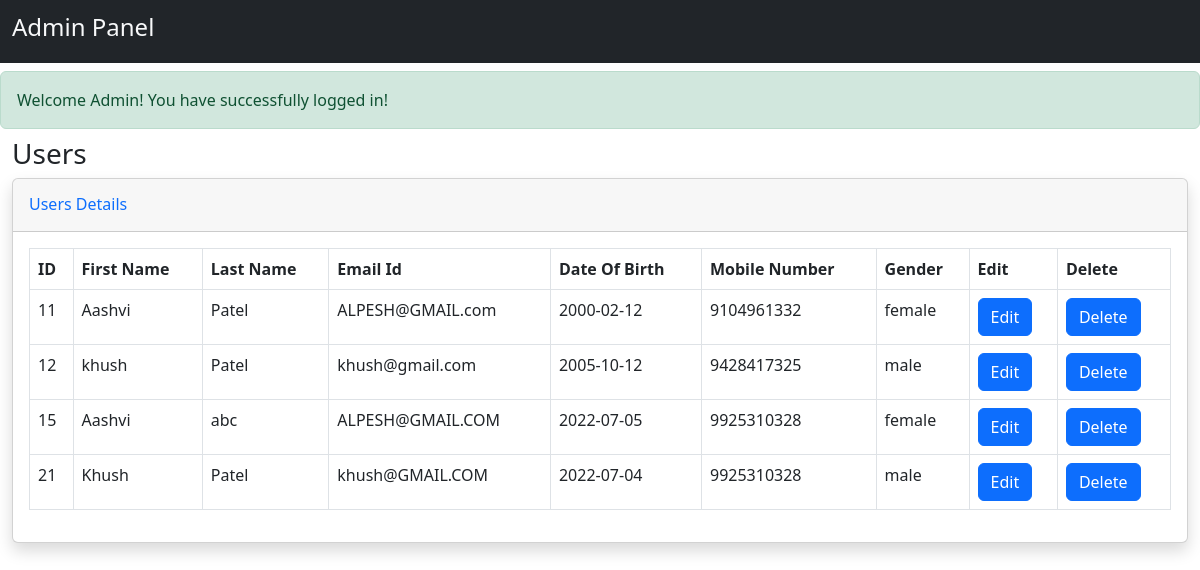
Screenshot of /display.php with the database file from the repository.
### tables this page shows
CREATE TABLE `users` (
  `ID` int(5) NOT NULL,
  `UserType` varchar(10) NOT NULL,
  `First_Name` varchar(200) NOT NULL,
  `Last_Name` varchar(200) NOT NULL,
  `Email_Id` varchar(255) NOT NULL,
  `DOB` date NOT NULL,
  `Phone_No` varchar(10) NOT NULL,
  `Gender` varchar(10) NOT NULL,
  `Password` varchar(255) NOT NULL
);

### display.php (the view, shortened to what this page needs)
<?php
include('connectDatabase.php');
include('adminView.php');
  $sql="SELECT `ID`,`First_Name`, `Last_Name`, `Email_Id`, `DOB`, `Phone_No`, `Gender`, `Password` FROM users WHERE UserType='User' ";
  $result=mysqli_query($con,$sql);
  if(mysqli_num_rows($result)>0){
    while($row=mysqli_fetch_array($result))
    {
      echo "<tbody>
      <tr>
      <td>".$row["ID"]."</td>
      <td>".$row["First_Name"]."</td>
      <td>".$row["Last_Name"]."</td>
      <td>".$row["Email_Id"]."</td>
      <td>".$row["DOB"]."</td>
      <td>".$row["Phone_No"]."</td>
      <td>".$row["Gender"]."</td>
      <td>"."<a href='updateuser1.php?id=".$row["ID"]."'><button type='button' class='btn btn-primary '>Edit</button></a>"."</td>
      <td>"."<a href='deleteUser.php?id=".$row["ID"]."'><button type='button' class='btn btn-primary '>Delete</button></a>"."</td>
      </tr>
      </tbody>";
    }
  }
  else
  {
    echo "Error: ".$sql.":-".mysqli_error($con);
  }
?>

### adminView.php (shortened to what this page needs)
<!doctype html>
<html lang="en">
<head>
  <link href="https://cdn.jsdelivr.net/npm/bootstrap@5.2.0-beta1/dist/css/bootstrap.min.css" rel="stylesheet"
>
</head>
<body>
<nav class=" navbar navbar-expand-lg text-light bg-dark">
  <div class=" container-fluid">
    <a class="navbar-brand text-light" href="#"><h4>Admin Panel</h4></a>
  </div>
</nav>
<div class="alert alert-success my-2" role="alert">
 Welcome Admin!    You have successfully logged in!
</div>
<div class="container-fluid ">
                    <h1 class="h3 mb-2 text-gray-800 ">Users</h1>
                    <div class="card shadow mb-4">
                        <div class="card-header py-3">
                            <h6 class="m-0 font-weight-bold text-primary">Users Details</h6>
                        </div>
                        <div class="card-body">
                            <div class="table-responsive">
                                <form name="assignto" method="post">
                                  <table class="table table-bordered dataTable" id="dataTable" width="100%" cellspacing="0" role="grid" aria-describedby="dataTable_info" style="width: 100%;">
                                    <thead>
                                      <tr>
                                        <th rowspan="1" colspan="1">ID</th>
                                        <th rowspan="1" colspan="1">First Name</th>
                                        <th rowspan="1" colspan="1">Last Name</th>
                                        <th rowspan="1" colspan="1">Email Id</th>
                                        <th rowspan="1" colspan="1">Date Of Birth</th>
                                        <th rowspan="1" colspan="1">Mobile Number</th>
                                        <th rowspan="1" colspan="1">Gender</th>
                                        <th rowspan="1" colspan="1">Edit</th>
                                        <th rowspan="1" colspan="1">Delete</th>
                                      </tr>
                                     </form>
                            </div>
                        </div>
                    </div>
                </div>
</body>
</html>

### rows the page displays
users: ID "11", First_Name "Aashvi", Last_Name "Patel", Email_Id "ALPESH@GMAIL.com", DOB "2000-02-12", Phone_No "9104961332", Gender "female"
users: ID "12", First_Name "khush", Last_Name "Patel", Email_Id "khush@gmail.com", DOB "2005-10-12", Phone_No "9428417325", Gender "male"
users: ID "15", First_Name "Aashvi", Last_Name "abc", Email_Id "ALPESH@GMAIL.COM", DOB "2022-07-05", Phone_No "9925310328", Gender "female"
users: ID "21", First_Name "Khush", Last_Name "Patel", Email_Id "khush@GMAIL.COM", DOB "2022-07-04", Phone_No "9925310328", Gender "male"
